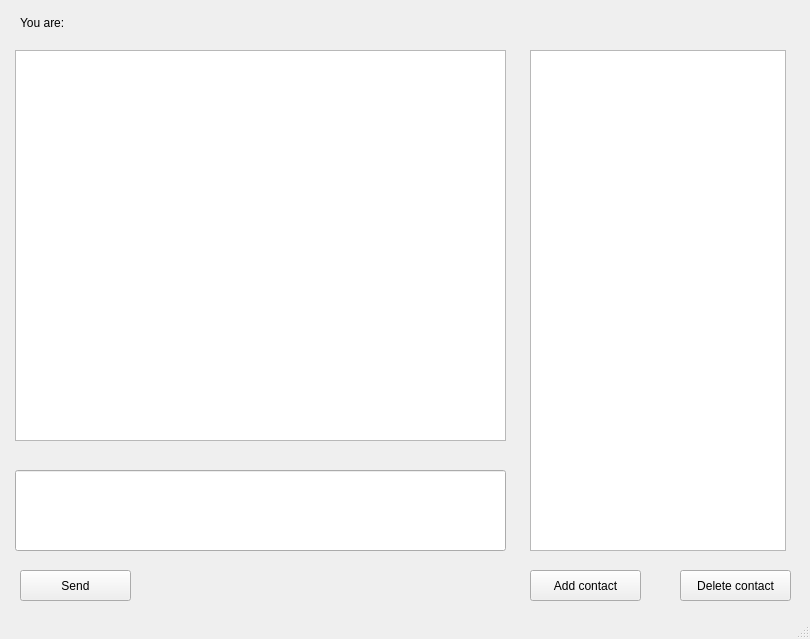
<?xml version="1.0" encoding="UTF-8"?>
<ui version="4.0">
 <class>MainWindow</class>
 <widget class="QMainWindow" name="MainWindow">
  <property name="geometry">
   <rect>
    <x>0</x>
    <y>0</y>
    <width>810</width>
    <height>639</height>
   </rect>
  </property>
  <property name="windowTitle">
   <string>Messenger client</string>
  </property>
  <widget class="QWidget" name="centralwidget">
   <widget class="QLineEdit" name="lineEdit">
    <property name="geometry">
     <rect>
      <x>15</x>
      <y>470</y>
      <width>491</width>
      <height>81</height>
     </rect>
    </property>
   </widget>
   <widget class="QPushButton" name="sendButton">
    <property name="geometry">
     <rect>
      <x>20</x>
      <y>570</y>
      <width>111</width>
      <height>31</height>
     </rect>
    </property>
    <property name="text">
     <string>Send</string>
    </property>
   </widget>
   <widget class="QPushButton" name="addContactButton">
    <property name="geometry">
     <rect>
      <x>530</x>
      <y>570</y>
      <width>111</width>
      <height>31</height>
     </rect>
    </property>
    <property name="text">
     <string>Add contact</string>
    </property>
   </widget>
   <widget class="QPushButton" name="deleteContactButton">
    <property name="geometry">
     <rect>
      <x>680</x>
      <y>570</y>
      <width>111</width>
      <height>31</height>
     </rect>
    </property>
    <property name="text">
     <string>Delete contact</string>
    </property>
   </widget>
   <widget class="QLabel" name="usernameLabel">
    <property name="geometry">
     <rect>
      <x>20</x>
      <y>2</y>
      <width>481</width>
      <height>41</height>
     </rect>
    </property>
    <property name="text">
     <string>You are:</string>
    </property>
   </widget>
   <widget class="QListWidget" name="chatList">
    <property name="geometry">
     <rect>
      <x>15</x>
      <y>50</y>
      <width>491</width>
      <height>391</height>
     </rect>
    </property>
   </widget>
   <widget class="QListWidget" name="contactsList">
    <property name="geometry">
     <rect>
      <x>530</x>
      <y>50</y>
      <width>256</width>
      <height>501</height>
     </rect>
    </property>
   </widget>
  </widget>
  <widget class="QStatusBar" name="statusbar"/>
 </widget>
 <resources/>
 <connections/>
</ui>
